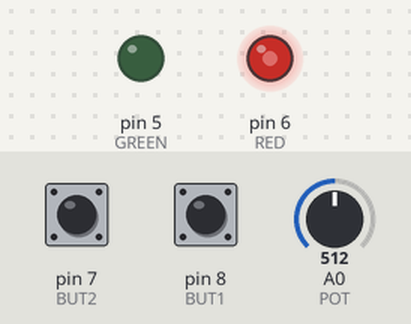
This sketch was run on a simulated Arduino Uno, built with avr-gcc and run on an emulated ATmega328P. Shown: output pins drawn as LEDs (lit = HIGH). The test bench sets the inputs (shaded band); at power-on: A0 (POT) = 512, pin 8 (BUT1) HIGH, pin 7 (BUT2) HIGH.

Above: at 1.2 s.
1.3 s: A0 (POT) set to 0
At 2.4 s:
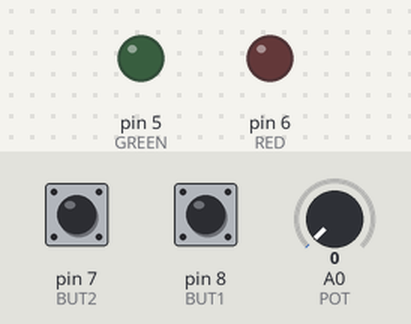
2.8 s: A0 (POT) set to 2
4.3 s: A0 (POT) set to 5
At 4.7 s:
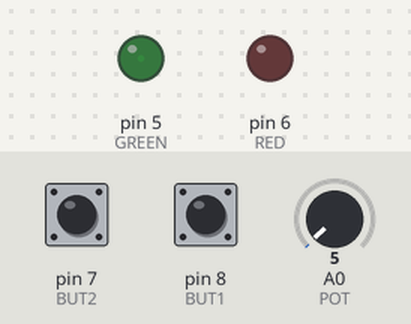
7.3 s: A0 (POT) set to 716
At 8.8 s:
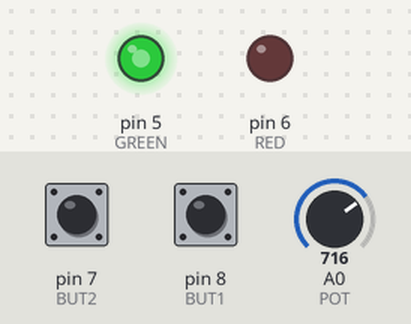
10.3 s: A0 (POT) set to 900
At 11.4 s:
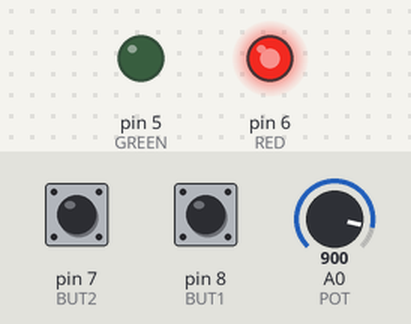
13.3 s: pin 8 (BUT1) pulled LOW for 0.15 s
Timing chart, 0 to 15.9 s (numbered marks = the images above; inputs shaded):
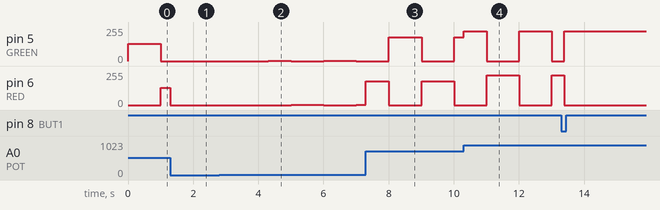

The sketch:

Zadanie1.ino
```cpp
// Łukasz Szpak
// Środa 18:55
// Zadanie: 4.1 - Miganie LED ze ściemniaczem

#define RED 6
#define GREEN 5
#define BUT1 8
#define BUT2 7
#define POT A0

#define DEF_TIME 1000

unsigned long long actTime;
unsigned long long lastSwitch;
bool whichColor;
int myTime;
int brightness;


void setup() {
  pinMode(RED, OUTPUT);
  pinMode(GREEN, OUTPUT);
  pinMode(BUT1, INPUT_PULLUP);
  pinMode(BUT2, INPUT_PULLUP);
  pinMode(POT, INPUT);

  myTime = DEF_TIME;
  lastSwitch = 0;
  whichColor = true;
  brightness = 255;
}

void loop() {
  actTime = millis();
  brightness = (analogRead(POT) / 4);

  if (myTime != 0) {
    if (actTime - lastSwitch > myTime) {
      whichColor = !whichColor;

      lastSwitch = actTime;
    }
  }

  if (myTime < 0)
    myTime = 0;

  setLeds();
  checkButtons();
}

void setLeds() {
  if (whichColor) {
    analogWrite(GREEN, brightness);
    analogWrite(RED, 0);
  } else {
    analogWrite(RED, brightness);
    analogWrite(GREEN, 0);
  }
}

void checkButtons() {
  if (digitalRead(BUT1) == LOW)
    myTime--;
  else if (digitalRead(BUT2) == LOW)
    myTime++;
}
```

Measured:
- after the input at 1.3 s, pin 5 (GREEN): stays 0/255 (without the input it goes to 128/255 after 0.70 s); pin 6 (RED): 128/255 → 0/255 after 0.00 s instead of 0.70 s
- after the input at 2.8 s, every drawn part: stays the same
- after the input at 4.3 s, pin 5 (GREEN): 0/255 → 1/255 at once, → 0/255 0.71 s later, → 1/255 1.0 s later, → 0/255 1.0 s later; pin 6 (RED): 0/255 → 1/255 after 0.71 s, → 0/255 1.0 s later, → 1/255 1.0 s later
